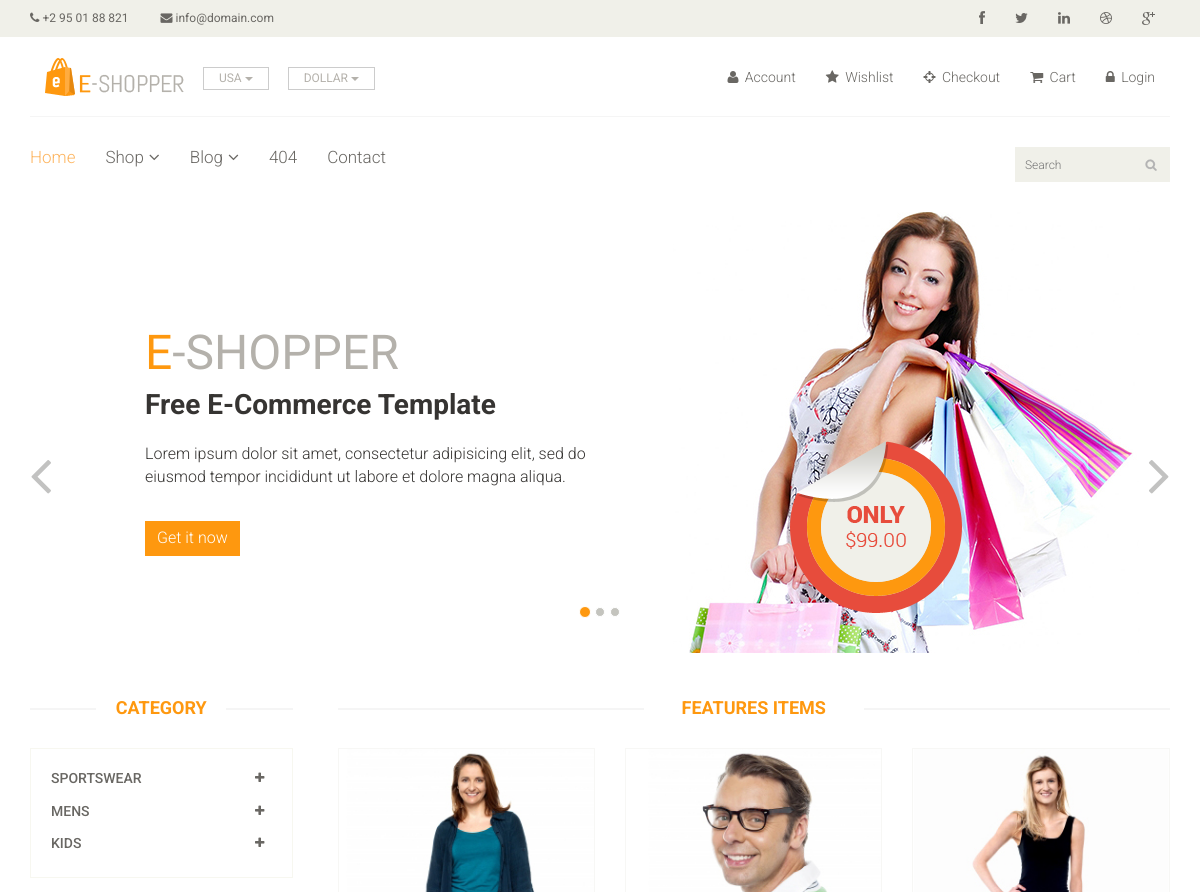
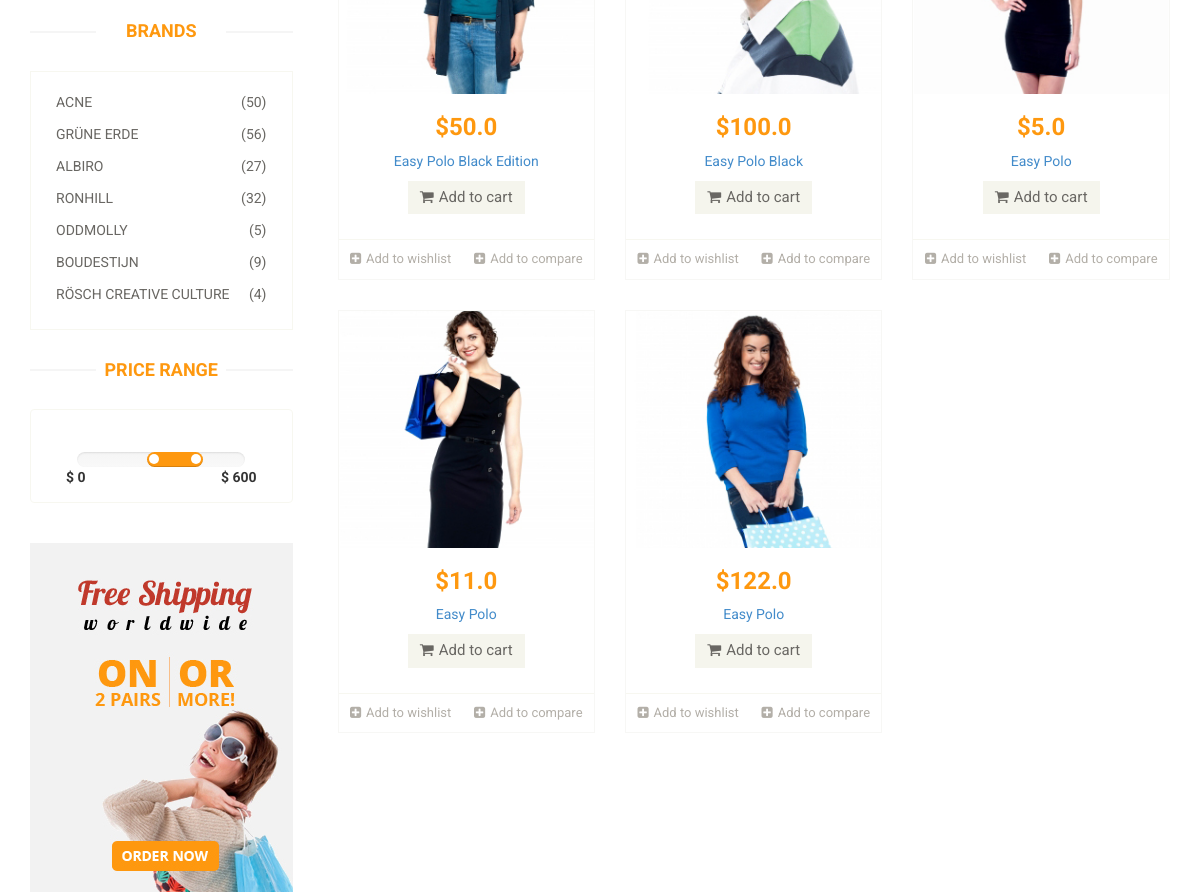
The page / on the database its author committed (2 pictures, top to bottom).
### polls/models.py (models this page shows, shortened)
class Categories(models.Model):
    category_name = CharField(max_length=255)
    category_in = CharField(max_length=255,null=True)

class Products(models.Model):
    category = models.ForeignKey(Categories, on_delete=models.CASCADE)
    product_name = CharField(max_length=255)
    price = FloatField(default=0)
    discription = CharField(max_length=1000)
    url_images = CharField(max_length=1000)
    taitle = CharField(max_length=1000)
    status = BooleanField()

### polls/views.py (the view)
# urls.py: path('', views.shop, name='shop'),
def shop(request):
    context = showAllProduct()
    return render(request, 'polls/product.html', context)

### polls/views.py (called while the page is built)
def showAllProduct():
    categories = Categories.objects.all()
    products = Products.objects.all()
    cate_in = []
    context ={}
    for i in categories:
        cate_in.append(str(i.category_in).split(','))
        context = {'categoris': categories, 'cate_in': cate_in}
    context['products'] = products
    return context

### polls/templates/polls/product.html (shortened to what this page needs)
{% extends 'polls/shop.html' %}
{% block category %}
{% if  cate_in == 'null'%}
                        <div class="panel panel-default">
                            <div class="panel-heading">
                                <h4 class="panel-title"><a href="#">Kids</a></h4>
                            </div>
                        </div>
                        {% else %}
                        {% for item in categoris  %}
                        <div class="panel panel-default">
                            <div class="panel-heading">
                                <h4 class="panel-title">
                                    <a  href="{% url 'byid' item.id%}">
                                        <span class="badge pull-right"><i class="fa fa-plus"></i></span>
                                        {{item.category_name}}
                                    </a>
                                </h4>
                            </div>
                        </div>
                        {% endfor %}
                        {% endif %}
{% endblock category %}
{% block product %}
<body>
{% for producct in products %}
                    <div class="col-sm-4">
                        <div class="product-image-wrapper">
                            <div class="single-products">
                                <div class="productinfo text-center">
                                    <img src="{{producct.url_images}}"  alt="" href="{% url 'detail' producct.id %}"/>
                                    <h2>${{producct.price}}</h2>
                                    <p><a href="">{{producct.product_name}}</a></p>
                                    <a href="#" class="btn btn-default add-to-cart"><i class="fa fa-shopping-cart"></i>Add
                                        to cart</a>
                                </div>
                            </div>
                            <div class="choose">
                                <ul class="nav nav-pills nav-justified">
                                    <li><a href="#"><i class="fa fa-plus-square"></i>Add to wishlist</a></li>
                                    <li><a href="#"><i class="fa fa-plus-square"></i>Add to compare</a></li>
                                </ul>
                            </div>
                        </div>
                    </div>
                    {% endfor %}
</body>
{% endblock product %}

### polls/templates/polls/shop.html (shortened to what this page needs)
{% load static %}
<!DOCTYPE html>
<html lang="en">
<head>
    <link href="{% static 'polls/css/bootstrap.min.css' %}" rel="stylesheet">
    <link href="{% static 'polls/css/font-awesome.min.css' %}" rel="stylesheet">
    <link href="{% static 'polls/css/prettyPhoto.css' %}" rel="stylesheet">
    <link href="{% static 'polls/css/price-range.css' %}" rel="stylesheet">
    <link href="{% static 'polls/css/animate.css' %}" rel="stylesheet">
    <link href="{% static 'polls/css/main.css' %}" rel="stylesheet">
    <link href="{% static 'polls/css/responsive.css' %}" rel="stylesheet">
</head>
<body>
<header id="header">
    <div class="header_top">
        <div class="container">
            <div class="row">
                <div class="col-sm-6">
                    <div class="contactinfo">
                        <ul class="nav nav-pills">
                            <li><a href="#"><i class="fa fa-phone"></i> +2 95 01 88 821</a></li>
                            <li><a href="#"><i class="fa fa-envelope"></i> info@domain.com</a></li>
                        </ul>
                    </div>
                </div>
                <div class="col-sm-6">
                    <div class="social-icons pull-right">
                        <ul class="nav navbar-nav">
                            <li><a href="#"><i class="fa fa-facebook"></i></a></li>
                            <li><a href="#"><i class="fa fa-twitter"></i></a></li>
                            <li><a href="#"><i class="fa fa-linkedin"></i></a></li>
                            <li><a href="#"><i class="fa fa-dribbble"></i></a></li>
                            <li><a href="#"><i class="fa fa-google-plus"></i></a></li>
                        </ul>
                    </div>
                </div>
            </div>
        </div>
    </div>
    <div class="header-middle">
        <div class="container">
            <div class="row">
                <div class="col-md-4 clearfix">
                    <div class="logo pull-left">
                        <a href="{% url 'shop' %}"><img src="{% static 'polls/images/home/logo.png' %}" alt=""/></a>
                    </div>
                    <div class="btn-group pull-right clearfix">
                        <div class="btn-group">
                            <button type="button" class="btn btn-default dropdown-toggle usa" data-toggle="dropdown">
                                USA
                                <span class="caret"></span>
                            </button>
                        </div>
                        <div class="btn-group">
                            <button type="button" class="btn btn-default dropdown-toggle usa" data-toggle="dropdown">
                                DOLLAR
                                <span class="caret"></span>
                            </button>
                        </div>
                    </div>
                </div>
                <div class="col-md-8 clearfix">
                    <div class="shop-menu clearfix pull-right">
                        <ul class="nav navbar-nav">
                            <li><a href=""><i class="fa fa-user"></i> Account</a></li>
                            <li><a href=""><i class="fa fa-star"></i> Wishlist</a></li>
                            <li><a href="checkout.html"><i class="fa fa-crosshairs"></i> Checkout</a></li>
                            <li><a href="{% url 'cart' %}"><i class="fa fa-shopping-cart"></i> Cart</a></li>
                            {% if username == null %}
                            <li><a href="{% url 'login' %}"><i class="fa fa-lock"></i> Login</a></li>
                            {% else %}
                            <li><a href="{% url 'login' %}"><i class="fa fa-lock"></i> {{ username }}</a></li>
                            {% endif %}
                        </ul>
                    </div>
                </div>
            </div>
        </div>
    </div>
    <div class="header-bottom">
			<div class="container">
				<div class="row">
					<div class="col-sm-9">
						<div class="mainmenu pull-left">
							<ul class="nav navbar-nav collapse navbar-collapse">
								<li><a href="index.html" class="active">Home</a></li>
								<li class="dropdown"><a href="#">Shop<i class="fa fa-angle-down"></i></a>
                                </li>
								<li class="dropdown"><a href="#">Blog<i class="fa fa-angle-down"></i></a>
                                </li>
								<li><a href="404.html">404</a></li>
								<li><a href="contact-us.html">Contact</a></li>
							</ul>
						</div>
					</div>
					<div class="col-sm-3">
						<div class="search_box pull-right">
							<input type="text" placeholder="Search"/>
						</div>
					</div>
				</div>
			</div>
		</div>
</header>
<section id="slider">
    <div class="container">
        <div class="row">
            <div class="col-sm-12">
                <div id="slider-carousel" class="carousel slide" data-ride="carousel">
                    <ol class="carousel-indicators">
                        <li data-target="#slider-carousel" data-slide-to="0" class="active"></li>
                        <li data-target="#slider-carousel" data-slide-to="1"></li>
                        <li data-target="#slider-carousel" data-slide-to="2"></li>
                    </ol>
                    <div class="carousel-inner">
                        <div class="item active">
                            <div class="col-sm-6">
                                <h1><span>E</span>-SHOPPER</h1>
                                <h2>Free E-Commerce Template</h2>
                                <p>Lorem ipsum dolor sit amet, consectetur adipisicing elit, sed do eiusmod tempor
                                    incididunt ut labore et dolore magna aliqua. </p>
                                <button type="button" class="btn btn-default get">Get it now</button>
                            </div>
                            <div class="col-sm-6">
                                <img src="{% static 'polls/images/home/girl1.jpg' %}" class="girl img-responsive" alt=""/>
                                <img src="{% static 'polls/images/home/pricing.png' %}" class="pricing" alt=""/>
                            </div>
                        </div>
                    </div>
                    <a href="#slider-carousel" class="left control-carousel hidden-xs" data-slide="prev">
                        <i class="fa fa-angle-left"></i>
                    </a>
                    <a href="#slider-carousel" class="right control-carousel hidden-xs" data-slide="next">
                        <i class="fa fa-angle-right"></i>
                    </a>
                </div>
            </div>
        </div>
    </div>
</section>
<section>
    <div class="container">
        <div class="row">
            <div class="col-sm-3">
                <div class="left-sidebar">
                    <h2>Category</h2>
                    <div class="panel-group category-products" id="accordian">
                        {% block category %}
                        {% endblock category %}
                    </div>
                    <div class="brands_products">
                        <h2>Brands</h2>
                        <div class="brands-name">
                            <ul class="nav nav-pills nav-stacked">
                                <li><a href="#"> <span class="pull-right">(50)</span>Acne</a></li>
                                <li><a href="#"> <span class="pull-right">(56)</span>Grüne Erde</a></li>
                                <li><a href="#"> <span class="pull-right">(27)</span>Albiro</a></li>
                                <li><a href="#"> <span class="pull-right">(32)</span>Ronhill</a></li>
                                <li><a href="#"> <span class="pull-right">(5)</span>Oddmolly</a></li>
                                <li><a href="#"> <span class="pull-right">(9)</span>Boudestijn</a></li>
                                <li><a href="#"> <span class="pull-right">(4)</span>Rösch creative culture</a></li>
                            </ul>
                        </div>
                    </div>
                    <div class="price-range">
                        <h2>Price Range</h2>
                        <div class="well text-center">
                                   data-slider-step="5" data-slider-value="[250,450]" id="sl2"><br/>
                            <b class="pull-left">$ 0</b> <b class="pull-right">$ 600</b>
                        </div>
                    </div>
                    <div class="shipping text-center">
                        <img src="{% static 'polls/images/home/shipping.jpg' %}" alt=""/>
                    </div>
                </div>
            </div>
            <div class="col-sm-9 padding-right">
                <div class="features_items">
                    <h2 class="title text-center">Features Items</h2>
                    {% block product %}
                    {% endblock product %}
                </div>
</body>
</html>

### rows shown on the page
Categories: category_name "SPORTSWEAR"
Categories: category_name "MENS"
Categories: category_name "KIDS"
Products: url_images (picture), price "50.0", product_name "Easy Polo Black Edition"
Products: url_images (picture), price "100.0", product_name "Easy Polo Black"
Products: url_images (picture), price "5.0", product_name "Easy Polo"
Products: url_images (picture), price "11.0", product_name "Easy Polo"
Products: url_images (picture), price "122.0", product_name "Easy Polo"
